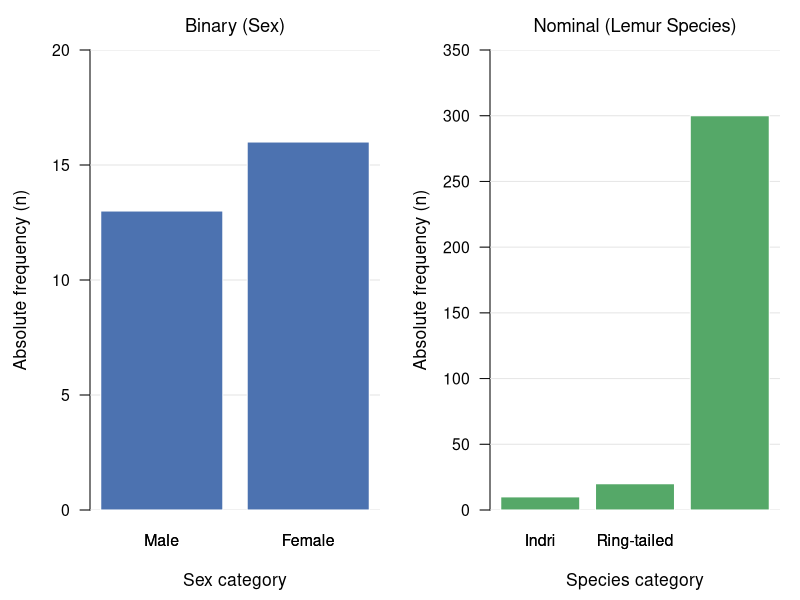
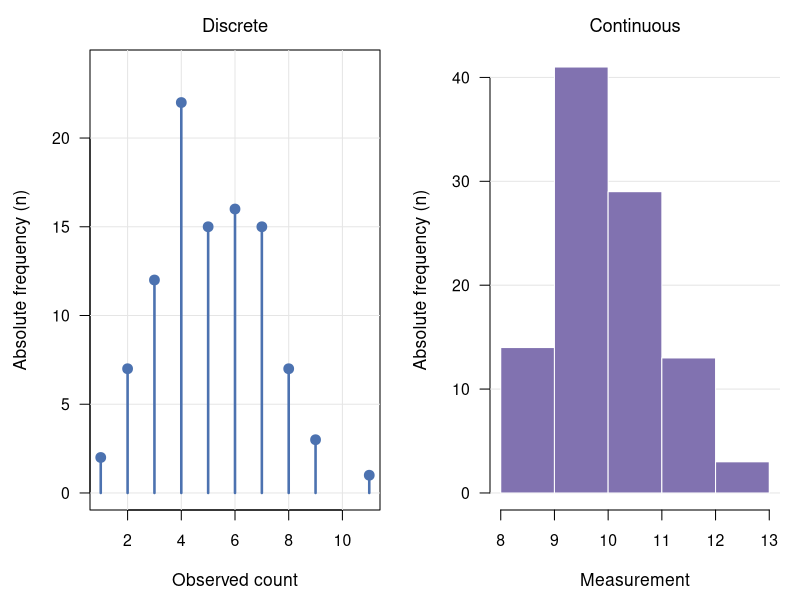
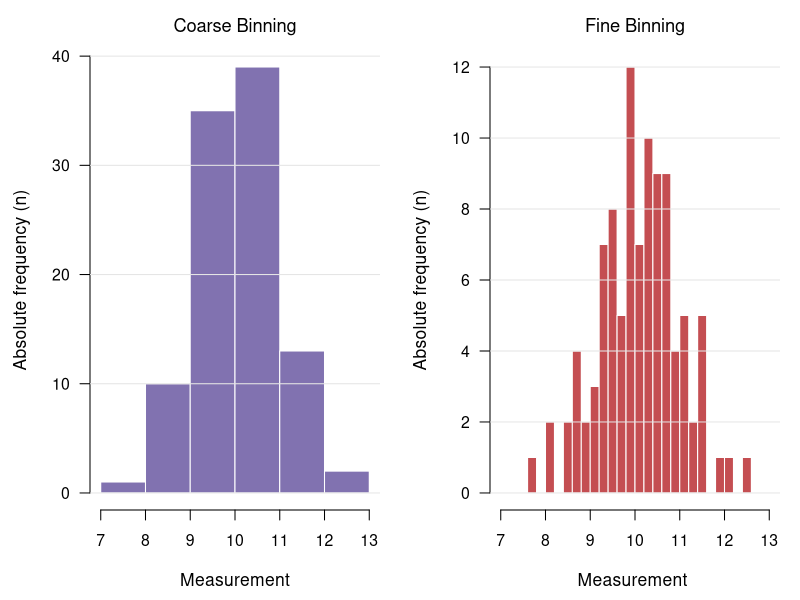
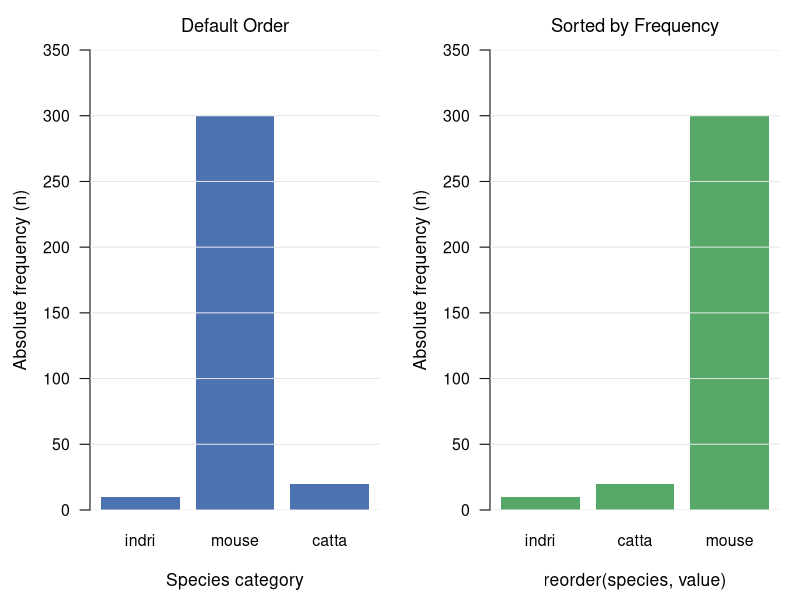
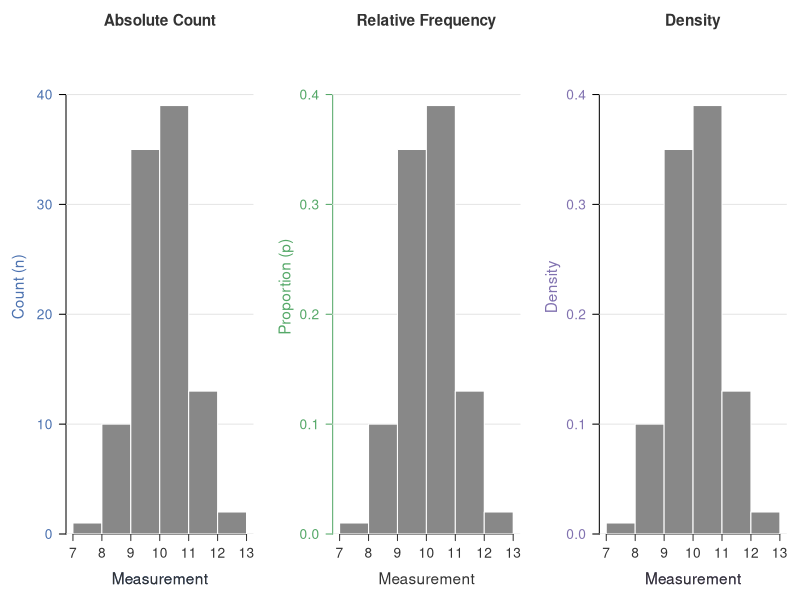

Reproduce these figures in R, in order.
## ---- chunk 1
#| label: fig-categoricalDist
#| fig-cap: "Empirical distributions of binary and nominal qualitative data."

#-----------------------------
# 1. Datasets
#-----------------------------

# Binary categorical variable (sex counts)
df_sex <- data.frame(
  sex = c("Male", "Female"),
  count = c(13, 16)
)

# Nominal categorical variable (lemur species counts)
df_lemur <- data.frame(
  species = c("Indri", "Ring-tailed", "Mouse lemur"),
  count = c(10, 20, 300)
)

#-----------------------------
# 2. Setup 2-panel layout & styling
#-----------------------------

# Set 1x2 panel layout with consistent margin and label sizing
par(mfrow = c(1, 2), mar = c(4.5, 4.5, 2.5, 1), las = 1, cex.lab = 1.05, cex.axis = 0.95, cex.main = 1.1)

#-----------------------------
# 3. Panel 1: Binary variable
#-----------------------------

# Bar chart of sex distribution
barplot(
  height = df_sex$count,
  names.arg = df_sex$sex,
  xlab = "Sex category",
  ylab = "Absolute frequency (n)",
  col = "#4C72B0",
  border = "white",
  ylim = c(0, 20),
  main = "Binary (Sex)",
  font.main = 1
)
grid(nx = NA, ny = NULL, col = "gray90", lty = "solid")

# Re-draw barplot over grid lines
barplot(
  height = df_sex$count,
  names.arg = df_sex$sex,
  col = "#4C72B0",
  border = "white",
  ylim = c(0, 20),
  add = TRUE,
  axes = FALSE
)

#-----------------------------
# 4. Panel 2: Nominal variable
#-----------------------------

# Bar chart of lemur species distribution
barplot(
  height = df_lemur$count,
  names.arg = df_lemur$species,
  xlab = "Species category",
  ylab = "Absolute frequency (n)",
  col = "#55A868",
  border = "white",
  ylim = c(0, 350),
  main = "Nominal (Lemur Species)",
  font.main = 1
)
grid(nx = NA, ny = NULL, col = "gray90", lty = "solid")

# Re-draw barplot over grid lines
barplot(
  height = df_lemur$count,
  names.arg = df_lemur$species,
  col = "#55A868",
  border = "white",
  ylim = c(0, 350),
  add = TRUE,
  axes = FALSE
)

# Reset graphic parameters
par(mfrow = c(1, 1))
## ---- chunk 2
#| label: fig-quantDist
#| fig-cap: "Empirical distributions of discrete and continuous quantitative data."

#-----------------------------
# 1. Datasets
#-----------------------------

set.seed(1)

# Discrete quantitative variable (count data)
df_discrete <- data.frame(size = rpois(100, lambda = 5))
df_discrete_tab <- aggregate(n ~ size, data = transform(df_discrete, n = 1), FUN = length)

# Continuous quantitative variable (measurement data)
df_quant <- data.frame(size = rnorm(100, mean = 10, sd = 1))

#-----------------------------
# 2. Setup 2-panel layout & styling
#-----------------------------

# Set 1x2 panel layout with consistent margin and label sizing
par(mfrow = c(1, 2), mar = c(4.5, 4.5, 2.5, 1), las = 1, cex.lab = 1.05, cex.axis = 0.95, cex.main = 1.1)

#-----------------------------
# 3. Panel 1: Discrete quantitative variable
#-----------------------------

# Base plot setup for discrete count data (lollipop plot)
plot(
  df_discrete_tab$size, df_discrete_tab$n,
  type = "n",
  xlab = "Observed count",
  ylab = "Absolute frequency (n)",
  ylim = c(0, max(df_discrete_tab$n) + 2),
  main = "Discrete",
  font.main = 1
)
grid(col = "gray90", lty = "solid")

# Draw vertical lines and point markers over grid lines
lines(df_discrete_tab$size, df_discrete_tab$n, type = "h", lwd = 2.5, col = "#4C72B0")
points(df_discrete_tab$size, df_discrete_tab$n, pch = 19, col = "#4C72B0", cex = 1.3)

#-----------------------------
# 4. Panel 2: Continuous quantitative variable
#-----------------------------

# Histogram for continuous measurement data
hist(
  df_quant$size,
  breaks = seq(floor(min(df_quant$size)), ceiling(max(df_quant$size)), by = 1.0),
  main = "Continuous",
  font.main = 1,
  xlab = "Measurement",
  ylab = "Absolute frequency (n)",
  col = "#8172B0",
  border = "white"
)
grid(nx = NA, ny = NULL, col = "gray90", lty = "solid")

# Re-draw histogram over grid lines
hist(
  df_quant$size,
  breaks = seq(floor(min(df_quant$size)), ceiling(max(df_quant$size)), by = 1.0),
  col = "#8172B0",
  border = "white",
  add = TRUE,
  axes = FALSE
)

# Reset graphic parameters
par(mfrow = c(1, 1))
## ---- chunk 3
#| label: fig-binChoice
#| fig-cap: "Impact of bin width on continuous quantitative empirical distributions."

set.seed(1)

# Synthetic continuous quantitative data
df_quant <- data.frame(size = rnorm(100, mean = 10, sd = 1))

# Set layout for two side-by-side plots
par(mfrow = c(1, 2), mar = c(4.5, 4.5, 2.5, 1), las = 1, cex.lab = 1.05, cex.axis = 0.95)

# Panel 1: Continuous quantitative variable (Coarse binning)
hist(
  df_quant$size,
  breaks = seq(floor(min(df_quant$size)), ceiling(max(df_quant$size)), by = 1.0),
  main = "Coarse Binning",
  font.main = 1,
  xlab = "Measurement",
  ylab = "Absolute frequency (n)",
  col = "#8172B0",
  border = "white"
)
grid(nx = NA, ny = NULL, col = "gray90", lty = "solid")

# Panel 2: Continuous quantitative variable (Fine binning)
hist(
  df_quant$size,
  breaks = seq(floor(min(df_quant$size)), ceiling(max(df_quant$size)), by = 0.2),
  main = "Fine Binning",
  font.main = 1,
  xlab = "Measurement ",
  ylab = "Absolute frequency (n)",
  col = "#C44E52",
  border = "white"
)
grid(nx = NA, ny = NULL, col = "gray90", lty = "solid")

# Reset graphic parameters
par(mfrow = c(1, 1))
## ---- chunk 4
# Data frame for lemur species count
df_lemur <- data.frame(
  species = c("indri", "mouse", "catta"),
  value = c(10,  300, 20)
)

# Reorder species by frequency in ascending order
df_lemur_reordered <- df_lemur[order(df_lemur$value), ]

# Set layout for two side-by-side plots
par(mfrow = c(1, 2), mar = c(4.5, 4.5, 2.5, 1), las = 1, cex.lab = 1.05, cex.axis = 0.95)

# Plot A: Original categorical order
barplot(
  height = df_lemur$value,
  names.arg = df_lemur$species,
  xlab = "Species category",
  ylab = "Absolute frequency (n)",
  main = "Default Order",
  font.main = 1,
  col = "#4C72B0",
  border = NA,
  ylim = c(0, 350)
)
grid(nx = NA, ny = NULL, col = "gray90", lty = "solid")

# Plot B: Reordered by frequency (ascending)
barplot(
  height = df_lemur_reordered$value,
  names.arg = df_lemur_reordered$species,
  xlab = "reorder(species, value)",
  ylab = "Absolute frequency (n)",
  main = "Sorted by Frequency",
  font.main = 1,
  col = "#55A868",
  border = NA,
  ylim = c(0, 350)
)
grid(nx = NA, ny = NULL, col = "gray90", lty = "solid")

# Reset graphic layout
par(mfrow = c(1, 1))
## ---- chunk 5
#| label: fig-scaleComparison
#| fig-cap: "Comparison of empirical distribution scale representations: absolute count, relative frequency, and probability density."
#| fig-height: 5
#| fig-width: 11

#-----------------------------
# 1. Dataset & Binning Setup
#-----------------------------

set.seed(1)
df_quant <- data.frame(
  size = rnorm(100, mean = 10, sd = 1)
)

# Shared binning sequence (width = 1.0)
breaks_seq <- seq(floor(min(df_quant$size)), ceiling(max(df_quant$size)), by = 1)

# Neutral color scheme for bars and shared elements
bar_gray     <- "#888888"  # Uniform gray fill for all bars
neutral_dark <- "#333333"  # Neutral dark gray for x-axis, ticks, titles, and x-labels

# Accent colors reserved exclusively for y-axes and y-labels
col_count   <- "#4C72B0"  # Absolute count accent (Blue)
col_prop    <- "#55A868"  # Relative frequency accent (Green)
col_density <- "#8172B0"  # Probability density accent (Purple)

#-----------------------------
# 2. Layout & Graphic Parameters
#-----------------------------

# Set 1x3 panel layout with enlarged font scaling across all components
par(
  mfrow = c(1, 3),
  mar = c(5, 5, 3, 1),
  las = 1,
  cex.lab = 1.4,      # Large axis titles
  cex.axis = 1.25,    # Large axis tick numbers
  cex.main = 1.4      # Large plot titles
)

#-----------------------------
# 3. Panel 1: Absolute Count (n)
#-----------------------------

hist(
  df_quant$size,
  breaks = breaks_seq,
  main = "Absolute Count",
  xlab = "Measurement",
  ylab = "Count (n)",
  col = bar_gray,
  border = "white",
  ylim = c(0, 45),
  yaxs = "i",
  col.lab = col_count,
  col.axis = col_count,
  col.main = neutral_dark,
  xaxt = "n"
)

# Explicitly set x-axis label back to neutral dark color
title(xlab = "Measurement", col.lab = neutral_dark)

# Render neutral x-axis line, ticks, and tick labels
axis(1, col = neutral_dark, col.ticks = neutral_dark, col.axis = neutral_dark)
grid(nx = NA, ny = NULL, col = "gray90", lty = "solid")

# Re-draw bars over grid lines
hist(
  df_quant$size,
  breaks = breaks_seq,
  col = bar_gray,
  border = "white",
  add = TRUE,
  axes = FALSE
)

#-----------------------------
# 4. Panel 2: Relative Frequency (p)
#-----------------------------

# Compute proportion per bin
h_obj <- hist(df_quant$size, breaks = breaks_seq, plot = FALSE)
h_obj$counts <- h_obj$counts / sum(h_obj$counts)

plot(
  h_obj,
  main = "Relative Frequency",
  xlab = "",
  ylab = "Proportion (p)",
  col = bar_gray,
  border = "white",
  ylim = c(0, 0.45),
  yaxs = "i",
  col.lab = col_prop,
  col.main = neutral_dark,
  axes = FALSE
)

# Explicitly add x-axis label in neutral dark color
title(xlab = "Measurement", col.lab = neutral_dark)

# Render neutral x-axis line, ticks, and tick labels
axis(1, col = neutral_dark, col.ticks = neutral_dark, col.axis = neutral_dark)

# Render accent colored y-axis line, ticks, and tick labels
axis(2, col = col_prop, col.ticks = col_prop, col.axis = col_prop)
grid(nx = NA, ny = NULL, col = "gray90", lty = "solid")

# Re-draw bars over grid lines
plot(
  h_obj,
  col = bar_gray,
  border = "white",
  add = TRUE,
  axes = FALSE
)

#-----------------------------
# 5. Panel 3: Probability Density
#-----------------------------

# Draw density histogram (Area under curve = 1)
hist(
  df_quant$size,
  breaks = breaks_seq,
  freq = FALSE,
  main = "Density",
  xlab = "Measurement",
  ylab = "Density",
  col = bar_gray,
  border = "white",
  ylim = c(0, 0.45),
  yaxs = "i",
  col.lab = col_density,
  col.axis = col_density,
  col.main = neutral_dark,
  xaxt = "n"
)

# Explicitly set x-axis label back to neutral dark color
title(xlab = "Measurement", col.lab = neutral_dark)

# Render neutral x-axis line, ticks, and tick labels
axis(1, col = neutral_dark, col.ticks = neutral_dark, col.axis = neutral_dark)
grid(nx = NA, ny = NULL, col = "gray90", lty = "solid")

# Re-draw bars over grid lines
hist(
  df_quant$size,
  breaks = breaks_seq,
  freq = FALSE,
  col = bar_gray,
  border = "white",
  add = TRUE,
  axes = FALSE
)

# Reset graphic parameters
par(mfrow = c(1, 1))
